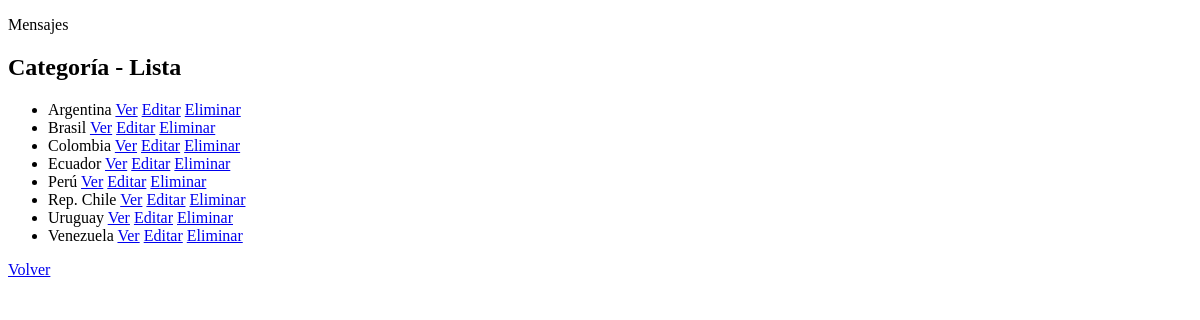
The app's page /producto/categoria/list/, older data.
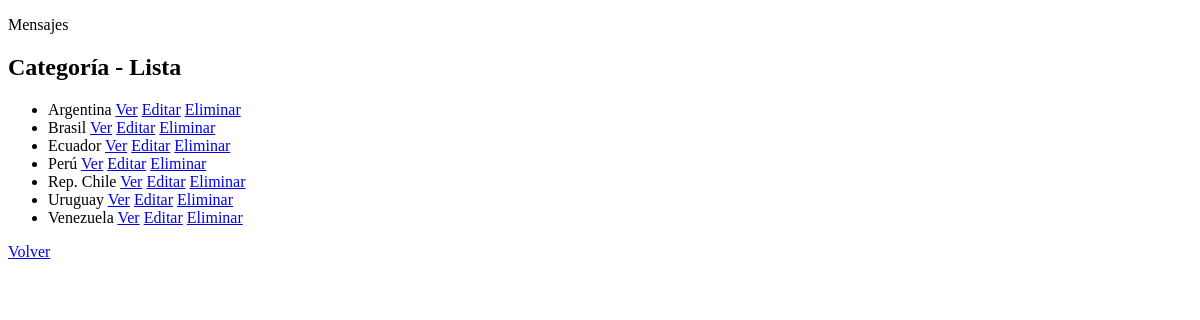
The same page, newer data.
### producto/models.py (models this page shows, shortened)
class Categoria(models.Model):
    nombre = models.CharField(max_length=255, unique=True)
    descripcion = models.TextField(blank=True, default="", verbose_name="descripción")
    class Meta:
        verbose_name = "Categoría de Productos"
        verbose_name_plural = "Categorías de Productos"
        ordering = ("nombre",)

### producto/views.py (the view)
# urls.py: path("categoria/list/", views.categoria_list, name="categoria_list"),
def categoria_list(request: HttpRequest) -> HttpResponse:
    categorias = Categoria.objects.all()
    return render(request, "producto/categoria_list.html", context={"categorias": categorias})

### producto/templates/producto/categoria_list.html
{% extends 'core/base.html' %}
{% block contenido %}
    <h2>Categoría - Lista</h2>
    <ul>
        {% for categoria in categorias %}
            <li>
                {{ categoria.nombre }}
                <a href="{% url 'producto:categoria_detail' categoria.id %}">Ver</a>
                <a href="{% url 'producto:categoria_update' categoria.id %}">Editar</a>
                <a href="{% url 'producto:categoria_delete' categoria.id %}">Eliminar</a>
            </li>
        {% endfor %}
    </ul>
    <div>
        <a href="{% url 'producto:home' %}">Volver</a>
    </div>
{% endblock contenido %}

Row changes from the older to the newer data that the page shows:
removed Categoria: nombre "Colombia"
